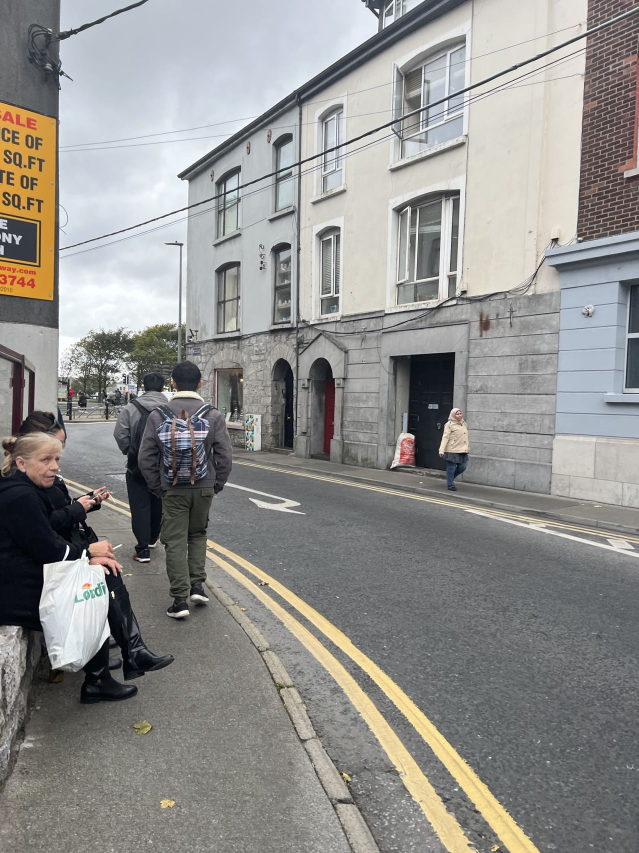
#> input picture picture1.jpg, 1278 x 1706 px (shown at 1/2 size)
$ python Part_1_LinearTransformation.py
#> lines starting #> are read from the running program, lines starting #| are printed output that depends on the picture
import matplotlib.pyplot as plt
import numpy as np
import pandas as pd
import cv2

# Read image and change into Grayscale
img = cv2.imread("picture1.jpg",0)
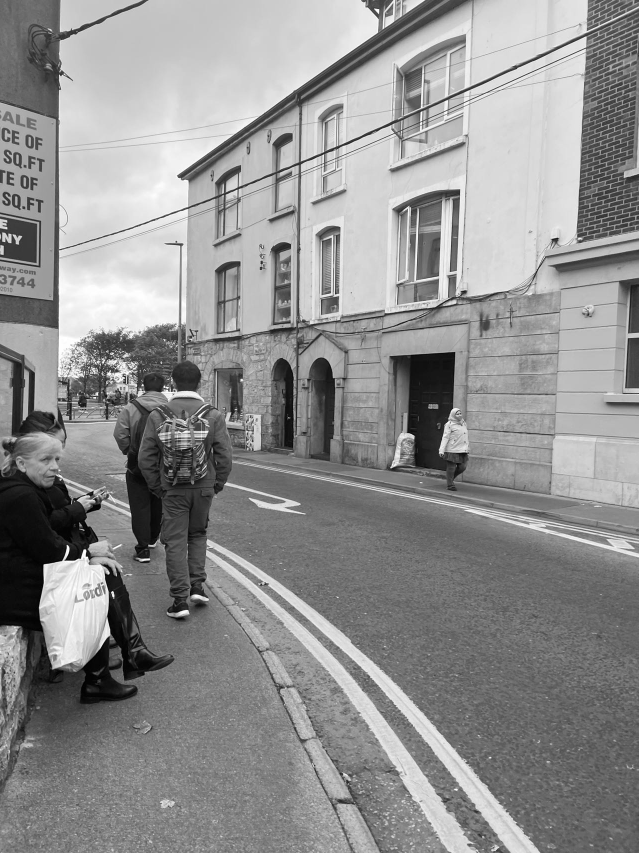
#> img: shape (1706, 1278) (shown at 1/2 size); min 0, max 255, mean 144
img = cv2.resize(img,(300,500))
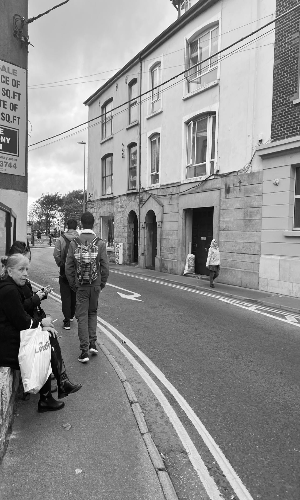
#> img: shape (500, 300); min 0, max 255, mean 143.9

# image normalization

def normalize(img):
    img = (img - np.min(img))/ (np.max(img) - np.min(img)) * 255.0
    return img

A=[-0.5,1.5,0.5,1,-1]
B=[0,20,-50,255]
def LinearTransformation(a,b,img):
    for a in range(len(A)):
        for b in range(len(B)):
            aa = A[a]
            bb = B[b]
            print(aa,bb)
            if aa <0 and bb==0:
                new_img = np.ones((img.shape[0], img.shape[1]), dtype=np.uint8)
                for i in range(new_img.shape[0]):
                    for j in range(new_img.shape[1]):
                        new_img[i][j] = img[i][j]*a + b
                cv2.imshow('a<0 and b=0', new_img)
                cv2.waitKey(0)

            elif aa>1:
                new_img = np.ones((img.shape[0], img.shape[1]), dtype=np.uint8)
                for i in range(new_img.shape[0]):
                    for j in range(new_img.shape[1]):
                        if img[i][j] * a + b > 255:
                            new_img[i][j] = 255
                        else:
                            new_img[i][j] = img[i][j] * a + b
                cv2.imshow('a>1', new_img)
                cv2.waitKey(0)

            elif aa <1:
                new_img = np.ones((img.shape[0], img.shape[1]), dtype=np.uint8)
                for i in range(new_img.shape[0]):
                    for j in range(new_img.shape[1]):
                        new_img[i][j] = img[i][j] * a + b
                cv2.imshow('a<1', new_img)
                cv2.waitKey(0)

            elif aa== -1 and bb != 0:
                new_img4 = np.ones((img.shape[0], img.shape[1]), dtype=np.uint8)
                for i in range(new_img4.shape[0]):
                    for j in range(new_img4.shape[1]):
                        pix = img[i][j] * a + b
                        if pix > 255:
                            new_img4[i][j] = 255
                        elif pix < 0:
                            new_img4[i][j] = 0
                        else:
                            new_img4[i][j] = pix
                cv2.imshow('a=-1,b!=0', new_img)
                cv2.waitKey(0)

            elif aa== -1 and bb == 255:
                new_img5 = 255 - img
                cv2.imshow('a=-1,b=255', new_img)
                cv2.waitKey(0)

            else:
                break
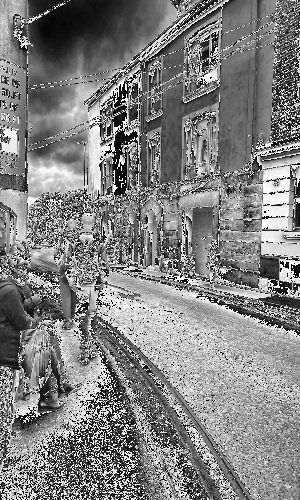
#> new_img: shape (500, 300); min 3, max 255, mean 129.4

    return new_img

result = LinearTransformation(A,B,img)

$ run again, with nature1.jpg copied over picture1.jpg
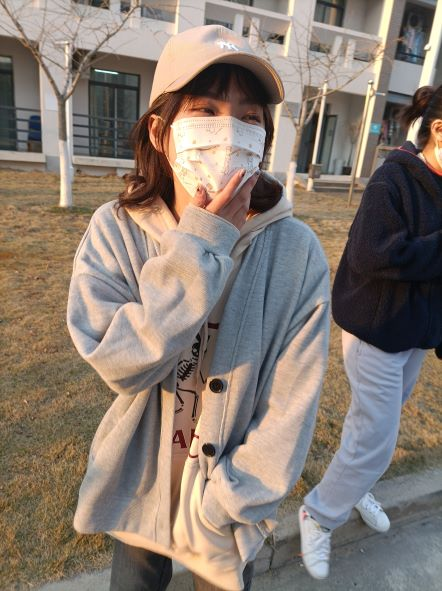
#> input picture nature1.jpg, 442 x 591 px
#> `img = cv2.resize(img,(300,500))`:
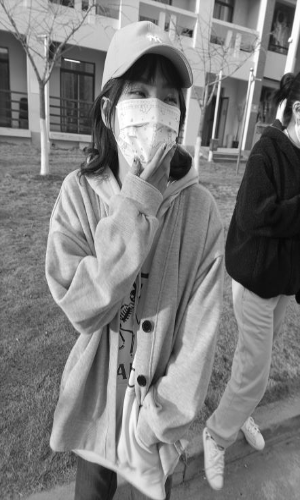
#> img: shape (500, 300); min 4, max 255, mean 126.2
#> after the loop in LinearTransformation, `for a in range(len(A)):`:
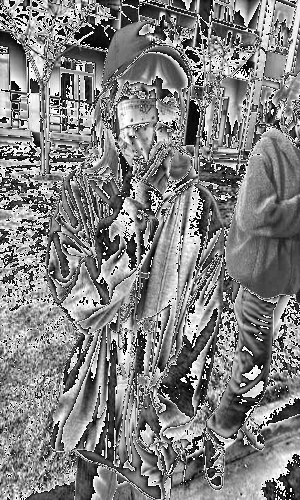
#> new_img: shape (500, 300); min 3, max 255, mean 128.7
